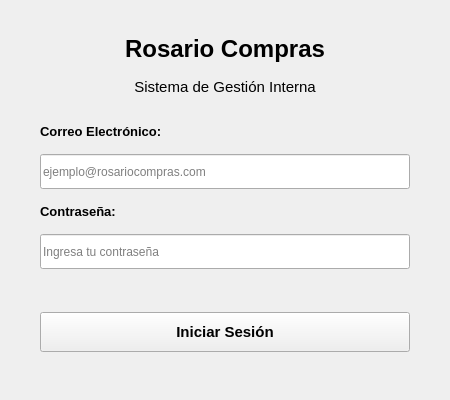
<?xml version="1.0" encoding="UTF-8"?>
<ui version="4.0">
 <class>LoginView</class>
 <widget class="QWidget" name="LoginView">
  <property name="geometry">
   <rect>
    <x>0</x>
    <y>0</y>
    <width>450</width>
    <height>400</height>
   </rect>
  </property>
  <property name="windowTitle">
   <string>Inicio de Sesión - Rosario Compras</string>
  </property>
  <layout class="QVBoxLayout" name="mainLayout">
   <property name="spacing">
    <number>15</number>
   </property>
   <property name="leftMargin">
    <number>40</number>
   </property>
   <property name="topMargin">
    <number>35</number>
   </property>
   <property name="rightMargin">
    <number>40</number>
   </property>
   <property name="bottomMargin">
    <number>35</number>
   </property>
   <item>
    <widget class="QLabel" name="lbl_logo">
     <property name="font">
      <font>
       <family>Arial</family>
       <pointsize>18</pointsize>
       <bold>true</bold>
      </font>
     </property>
     <property name="text">
      <string>Rosario Compras</string>
     </property>
     <property name="alignment">
      <set>Qt::AlignCenter</set>
     </property>
    </widget>
   </item>
   <item>
    <widget class="QLabel" name="lbl_subtitulo">
     <property name="font">
      <font>
       <family>Arial</family>
       <pointsize>11</pointsize>
      </font>
     </property>
     <property name="text">
      <string>Sistema de Gestión Interna</string>
     </property>
     <property name="alignment">
      <set>Qt::AlignCenter</set>
     </property>
    </widget>
   </item>
   <item>
    <spacer name="verticalSpacerTop">
     <property name="orientation">
      <enum>Qt::Vertical</enum>
     </property>
     <property name="sizeHint" stdset="0">
      <size>
       <width>20</width>
       <height>10</height>
      </size>
     </property>
    </spacer>
   </item>
   <item>
    <widget class="QLabel" name="lbl_email">
     <property name="font">
      <font>
       <family>Arial</family>
       <pointsize>10</pointsize>
       <bold>true</bold>
      </font>
     </property>
     <property name="text">
      <string>Correo Electrónico:</string>
     </property>
    </widget>
   </item>
   <item>
    <widget class="QLineEdit" name="txt_email">
     <property name="minimumSize">
      <size>
       <width>0</width>
       <height>35</height>
      </size>
     </property>
     <property name="placeholderText">
      <string>ejemplo@rosariocompras.com</string>
     </property>
    </widget>
   </item>
   <item>
    <widget class="QLabel" name="lbl_password">
     <property name="font">
      <font>
       <family>Arial</family>
       <pointsize>10</pointsize>
       <bold>true</bold>
      </font>
     </property>
     <property name="text">
      <string>Contraseña:</string>
     </property>
    </widget>
   </item>
   <item>
    <widget class="QLineEdit" name="txt_password">
     <property name="minimumSize">
      <size>
       <width>0</width>
       <height>35</height>
      </size>
     </property>
     <property name="echoMode">
      <enum>QLineEdit::Password</enum>
     </property>
     <property name="placeholderText">
      <string>Ingresa tu contraseña</string>
     </property>
    </widget>
   </item>
   <item>
    <widget class="QLabel" name="lbl_error">
     <property name="styleSheet">
      <string notr="true">color: red; font-size: 11px;</string>
     </property>
     <property name="text">
      <string/>
     </property>
     <property name="alignment">
      <set>Qt::AlignCenter</set>
     </property>
     <property name="wordWrap">
      <bool>true</bool>
     </property>
    </widget>
   </item>
   <item>
    <widget class="QPushButton" name="btn_login">
     <property name="minimumSize">
      <size>
       <width>0</width>
       <height>40</height>
      </size>
     </property>
     <property name="font">
      <font>
       <family>Arial</family>
       <pointsize>11</pointsize>
       <bold>true</bold>
      </font>
     </property>
     <property name="text">
      <string>Iniciar Sesión</string>
     </property>
    </widget>
   </item>
   <item>
    <spacer name="verticalSpacerBottom">
     <property name="orientation">
      <enum>Qt::Vertical</enum>
     </property>
     <property name="sizeHint" stdset="0">
      <size>
       <width>20</width>
       <height>10</height>
      </size>
     </property>
    </spacer>
   </item>
  </layout>
 </widget>
 <resources/>
 <connections/>
</ui>
